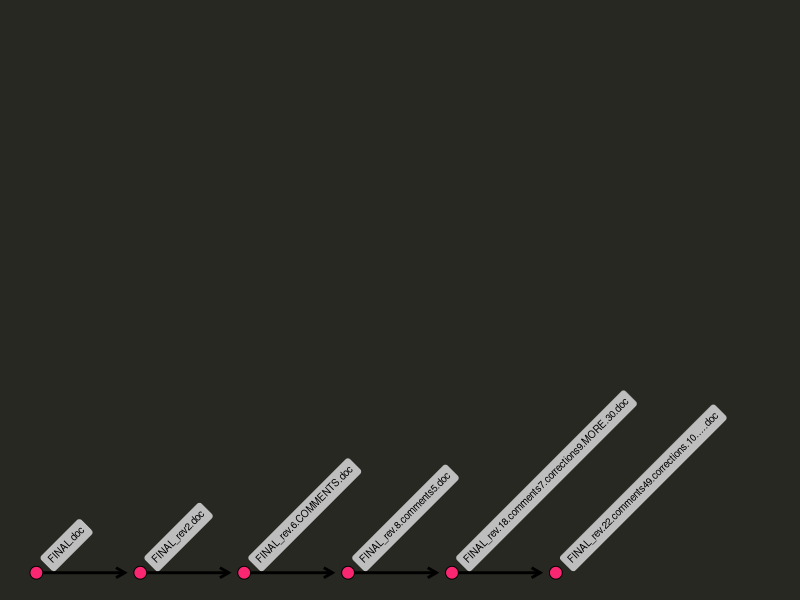
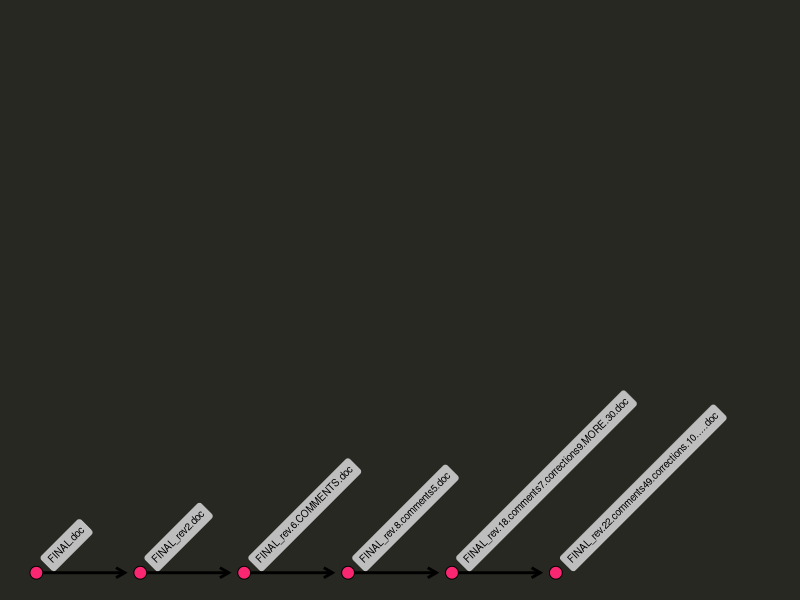
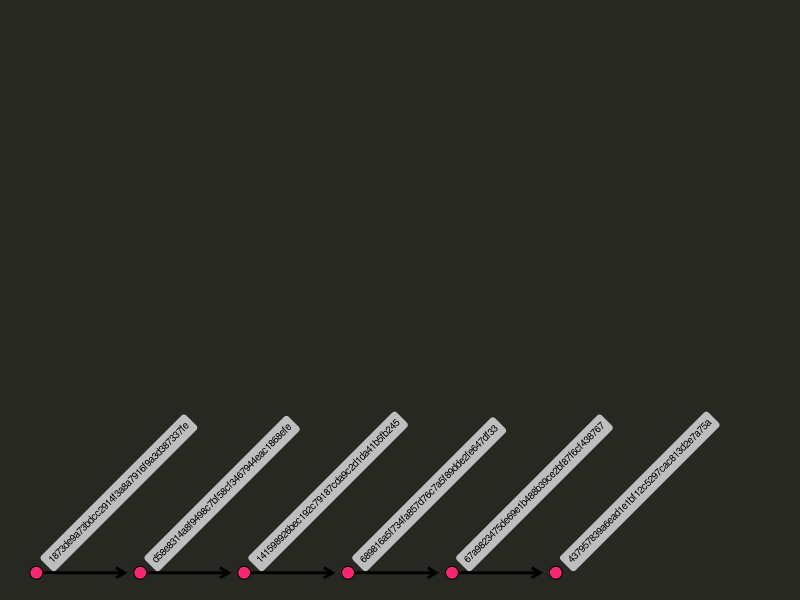
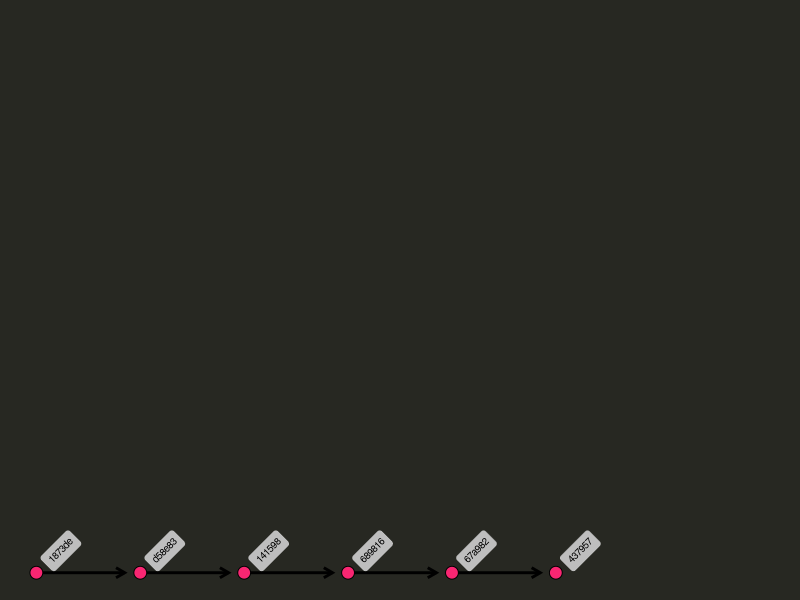
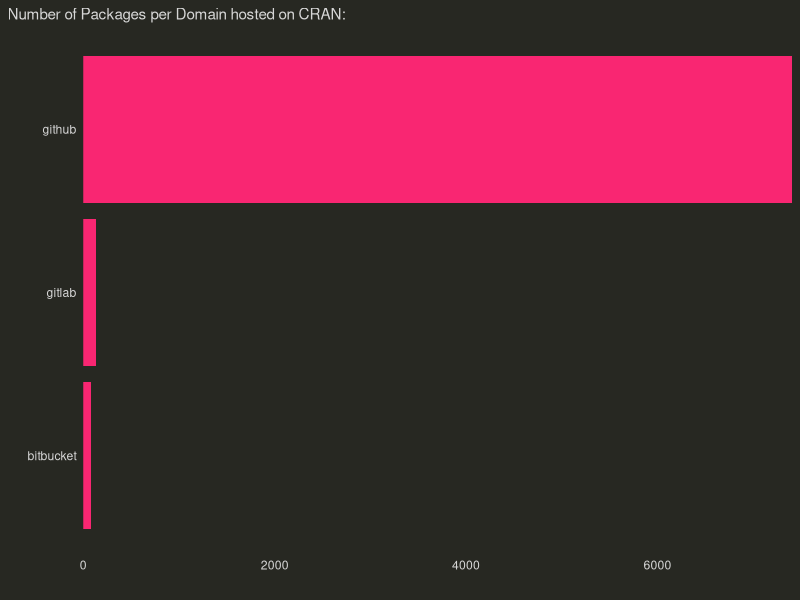

The R source for these figures, in order:
## ---- chunk 1
library(fontawesome)
library(ggplot2)
library(readr)
library(dplyr)
library(forcats)
library(ggtext)
library(purrr)
# knitr::opts_chunk$set(dev.args = list(png = list(bg = "transparent")),fig.ext="png")


mytheme <- theme(
        panel.background = element_rect(fill = "#272822",colour = "#272822"),
        plot.background = element_rect(fill = "#272822",colour = "#272822"),
        )


## ---- chunk 2




phdcomics_dat <- tibble(
  x = 1:6,
  y = 1,
  xstart = lag(x),
  xend = x-0.15,
  filename = paste0("FINAL",c("", "_rev2", "_rev.6.COMMENTS", "_rev.8.comments5","_rev.18.comments7.corrections9.MORE.30", "_rev.22.comments49.corrections.10...."),".doc"),
  sha1 = map_chr(1:6, ~paste(sample(c(as.character(1:9),letters[1:6]),40,TRUE),collapse = "")),
  revert = c(rep(TRUE,2),rep(FALSE,4)),
  good = c(TRUE, TRUE, FALSE, TRUE, TRUE, TRUE)
) 


phd_plot_fun <- function(data){

  data %>%
    ggplot(aes(x = x, y = y, label = label, alpha = alpha)) +
    geom_segment(aes(x = xstart, xend = xend, yend = y), arrow = arrow(length = unit(0.5, "lines")), linejoin='mitre', size = 1) +
    geom_point(pch = 21, size = 4, fill = "#F92672") +
    geom_richtext(hjust = 0, angle = 45,size = 2.5, vjust = 0.5,nudge_x = 0.1, nudge_y = 0.1, fill = "grey", label.colour = "grey") +
    coord_cartesian(clip = "off") +
    lims(x = c(1,8), y = c(1,8)) +   
    theme_void() +
    mytheme +
    theme(legend.position = "none")
}


phdcomics_plot <- phdcomics_dat %>%
  mutate(
    label = filename,
    alpha = NA
    ) %>%
  phd_plot_fun()
  
  

phdcomics_plot

## ---- chunk 3
phdcomics_plot

## ---- chunk 4
phdcomics_dat %>%
  mutate(
    label = sha1,
    alpha = NA
  ) %>%
  phd_plot_fun() 
## ---- chunk 5


phdcomics_dat %>%
  mutate(
    label = substr(sha1,1,6),
    alpha = NA
  ) %>%
  phd_plot_fun()

## ---- chunk 6
read_csv("CRAN_str_detect.csv") %>%
  mutate(domain = fct_reorder(domain, n)) %>%
  ggplot(aes(n, domain)) +
  geom_col(fill = "#F92672") +
  scale_x_continuous(expand = c(0,0)) +
  labs(y = "", x = "", subtitle = "Number of Packages per Domain hosted on CRAN:") +
  mytheme +
  theme(
    panel.grid = element_blank(),
    axis.ticks = element_blank(),
    legend.position = "none",
    plot.title.position = "plot",
    text = element_text(colour = "#d6d6d6"),
    axis.text = element_text(colour = "#d6d6d6")
  )
